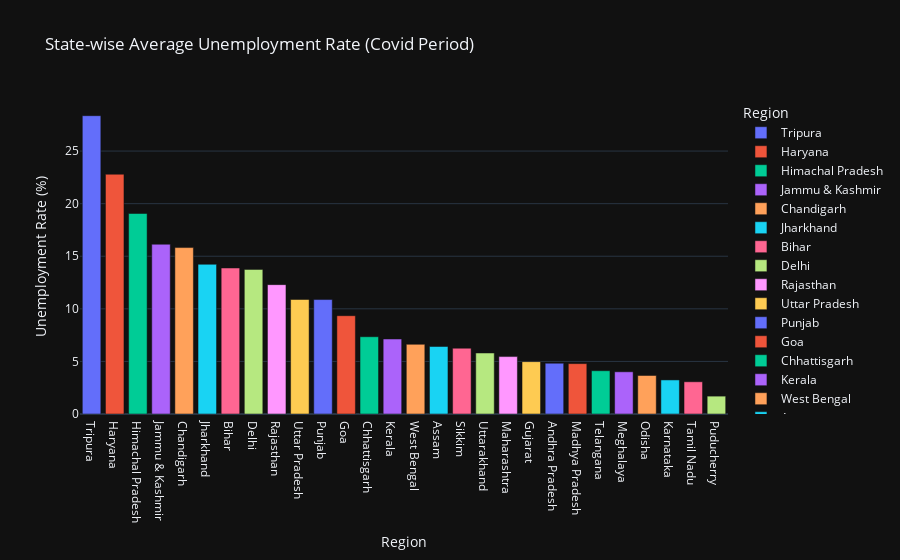

Notebook code cell kept with this figure:
### Code cell
# Plot the state-wise average unemployment rate
fig = px.bar(state_avg_unemployment_c, x='Region', y='EstimatedUnemploymentRate(%)',
             title='State-wise Average Unemployment Rate (Covid Period)',color='Region',
             labels={'EstimatedUnemploymentRate(%)': 'Unemployment Rate (%)'},
             template='plotly_dark')

fig.show()

# Throughout the entire COVID-19 time period, Tripura experienced a high unemployment rate.

### Figure 1 — Plotly figure (JSON) as saved in the notebook; plotly's stock layout.template omitted (floating-point values rounded to 4 significant figures)
{"data": [{"alignmentgroup": "True", "hovertemplate": "Region=%{x}<br>Unemployment Rate (%)=%{y}<extra></extra>", "legendgroup": "Tripura", "marker": {"color": "#636efa", "pattern": {"shape": ""}}, "name": "Tripura", "offsetgroup": "Tripura", "orientation": "v", "showlegend": true, "textposition": "auto", "type": "bar", "x": ["Tripura"], "xaxis": "x", "y": [28.36], "yaxis": "y"}, {"alignmentgroup": "True", "hovertemplate": "Region=%{x}<br>Unemployment Rate (%)=%{y}<extra></extra>", "legendgroup": "Haryana", "marker": {"color": "#EF553B", "pattern": {"shape": ""}}, "name": "Haryana", "offsetgroup": "Haryana", "orientation": "v", "showlegend": true, "textposition": "auto", "type": "bar", "x": ["Haryana"], "xaxis": "x", "y": [22.8], "yaxis": "y"}, {"alignmentgroup": "True", "hovertemplate": "Region=%{x}<br>Unemployment Rate (%)=%{y}<extra></extra>", "legendgroup": "Himachal Pradesh", "marker": {"color": "#00cc96", "pattern": {"shape": ""}}, "name": "Himachal Pradesh", "offsetgroup": "Himachal Pradesh", "orientation": "v", "showlegend": true, "textposition": "auto", "type": "bar", "x": ["Himachal Pradesh"], "xaxis": "x", "y": [19.06], "yaxis": "y"}, {"alignmentgroup": "True", "hovertemplate": "Region=%{x}<br>Unemployment Rate (%)=%{y}<extra></extra>", "legendgroup": "Jammu & Kashmir", "marker": {"color": "#ab63fa", "pattern": {"shape": ""}}, "name": "Jammu & Kashmir", "offsetgroup": "Jammu & Kashmir", "orientation": "v", "showlegend": true, "textposition": "auto", "type": "bar", "x": ["Jammu & Kashmir"], "xaxis": "x", "y": [16.14], "yaxis": "y"}, {"alignmentgroup": "True", "hovertemplate": "Region=%{x}<br>Unemployment Rate (%)=%{y}<extra></extra>", "legendgroup": "Chandigarh", "marker": {"color": "#FFA15A", "pattern": {"shape": ""}}, "name": "Chandigarh", "offsetgroup": "Chandigarh", "orientation": "v", "showlegend": true, "textposition": "auto", "type": "bar", "x": ["Chandigarh"], "xaxis": "x", "y": [15.82], "yaxis": "y"}, {"alignmentgroup": "True", "hovertemplate": "Region=%{x}<br>Unemployment Rate (%)=%{y}<extra></extra>", "legendgroup": "Jharkhand", "marker": {"color": "#19d3f3", "pattern": {"shape": ""}}, "name": "Jharkhand", "offsetgroup": "Jharkhand", "orientation": "v", "showlegend": true, "textposition": "auto", "type": "bar", "x": ["Jharkhand"], "xaxis": "x", "y": [14.23], "yaxis": "y"}, {"alignmentgroup": "True", "hovertemplate": "Region=%{x}<br>Unemployment Rate (%)=%{y}<extra></extra>", "legendgroup": "Bihar", "marker": {"color": "#FF6692", "pattern": {"shape": ""}}, "name": "Bihar", "offsetgroup": "Bihar", "orientation": "v", "showlegend": true, "textposition": "auto", "type": "bar", "x": ["Bihar"], "xaxis": "x", "y": [13.88], "yaxis": "y"}, {"alignmentgroup": "True", "hovertemplate": "Region=%{x}<br>Unemployment Rate (%)=%{y}<extra></extra>", "legendgroup": "Delhi", "marker": {"color": "#B6E880", "pattern": {"shape": ""}}, "name": "Delhi", "offsetgroup": "Delhi", "orientation": "v", "showlegend": true, "textposition": "auto", "type": "bar", "x": ["Delhi"], "xaxis": "x", "y": [13.75], "yaxis": "y"}, {"alignmentgroup": "True", "hovertemplate": "Region=%{x}<br>Unemployment Rate (%)=%{y}<extra></extra>", "legendgroup": "Rajasthan", "marker": {"color": "#FF97FF", "pattern": {"shape": ""}}, "name": "Rajasthan", "offsetgroup": "Rajasthan", "orientation": "v", "showlegend": true, "textposition": "auto", "type": "bar", "x": ["Rajasthan"], "xaxis": "x", "y": [12.3], "yaxis": "y"}, {"alignmentgroup": "True", "hovertemplate": "Region=%{x}<br>Unemployment Rate (%)=%{y}<extra></extra>", "legendgroup": "Uttar Pradesh", "marker": {"color": "#FECB52", "pattern": {"shape": ""}}, "name": "Uttar Pradesh", "offsetgroup": "Uttar Pradesh", "orientation": "v", "showlegend": true, "textposition": "auto", "type": "bar", "x": ["Uttar Pradesh"], "xaxis": "x", "y": [10.89], "yaxis": "y"}, {"alignmentgroup": "True", "hovertemplate": "Region=%{x}<br>Unemployment Rate (%)=%{y}<extra></extra>", "legendgroup": "Punjab", "marker": {"color": "#636efa", "pattern": {"shape": ""}}, "name": "Punjab", "offsetgroup": "Punjab", "orientation": "v", "showlegend": true, "textposition": "auto", "type": "bar", "x": ["Punjab"], "xaxis": "x", "y": [10.88], "yaxis": "y"}, {"alignmentgroup": "True", "hovertemplate": "Region=%{x}<br>Unemployment Rate (%)=%{y}<extra></extra>", "legendgroup": "Goa", "marker": {"color": "#EF553B", "pattern": {"shape": ""}}, "name": "Goa", "offsetgroup": "Goa", "orientation": "v", "showlegend": true, "textposition": "auto", "type": "bar", "x": ["Goa"], "xaxis": "x", "y": [9.346], "yaxis": "y"}, {"alignmentgroup": "True", "hovertemplate": "Region=%{x}<br>Unemployment Rate (%)=%{y}<extra></extra>", "legendgroup": "Chhattisgarh", "marker": {"color": "#00cc96", "pattern": {"shape": ""}}, "name": "Chhattisgarh", "offsetgroup": "Chhattisgarh", "orientation": "v", "showlegend": true, "textposition": "auto", "type": "bar", "x": ["Chhattisgarh"], "xaxis": "x", "y": [7.347], "yaxis": "y"}, {"alignmentgroup": "True", "hovertemplate": "Region=%{x}<br>Unemployment Rate (%)=%{y}<extra></extra>", "legendgroup": "Kerala", "marker": {"color": "#ab63fa", "pattern": {"shape": ""}}, "name": "Kerala", "offsetgroup": "Kerala", "orientation": "v", "showlegend": true, "textposition": "auto", "type": "bar", "x": ["Kerala"], "xaxis": "x", "y": [7.131], "yaxis": "y"}, {"alignmentgroup": "True", "hovertemplate": "Region=%{x}<br>Unemployment Rate (%)=%{y}<extra></extra>", "legendgroup": "West Bengal", "marker": {"color": "#FFA15A", "pattern": {"shape": ""}}, "name": "West Bengal", "offsetgroup": "West Bengal", "orientation": "v", "showlegend": true, "textposition": "auto", "type": "bar", "x": ["West Bengal"], "xaxis": "x", "y": [6.626], "yaxis": "y"}, {"alignmentgroup": "True", "hovertemplate": "Region=%{x}<br>Unemployment Rate (%)=%{y}<extra></extra>", "legendgroup": "Assam", "marker": {"color": "#19d3f3", "pattern": {"shape": ""}}, "name": "Assam", "offsetgroup": "Assam", "orientation": "v", "showlegend": true, "textposition": "auto", "type": "bar", "x": ["Assam"], "xaxis": "x", "y": [6.421], "yaxis": "y"}, {"alignmentgroup": "True", "hovertemplate": "Region=%{x}<br>Unemployment Rate (%)=%{y}<extra></extra>", "legendgroup": "Sikkim", "marker": {"color": "#FF6692", "pattern": {"shape": ""}}, "name": "Sikkim", "offsetgroup": "Sikkim", "orientation": "v", "showlegend": true, "textposition": "auto", "type": "bar", "x": ["Sikkim"], "xaxis": "x", "y": [6.257], "yaxis": "y"}, {"alignmentgroup": "True", "hovertemplate": "Region=%{x}<br>Unemployment Rate (%)=%{y}<extra></extra>", "legendgroup": "Uttarakhand", "marker": {"color": "#B6E880", "pattern": {"shape": ""}}, "name": "Uttarakhand", "offsetgroup": "Uttarakhand", "orientation": "v", "showlegend": true, "textposition": "auto", "type": "bar", "x": ["Uttarakhand"], "xaxis": "x", "y": [5.801], "yaxis": "y"}, {"alignmentgroup": "True", "hovertemplate": "Region=%{x}<br>Unemployment Rate (%)=%{y}<extra></extra>", "legendgroup": "Maharashtra", "marker": {"color": "#FF97FF", "pattern": {"shape": ""}}, "name": "Maharashtra", "offsetgroup": "Maharashtra", "orientation": "v", "showlegend": true, "textposition": "auto", "type": "bar", "x": ["Maharashtra"], "xaxis": "x", "y": [5.459], "yaxis": "y"}, {"alignmentgroup": "True", "hovertemplate": "Region=%{x}<br>Unemployment Rate (%)=%{y}<extra></extra>", "legendgroup": "Gujarat", "marker": {"color": "#FECB52", "pattern": {"shape": ""}}, "name": "Gujarat", "offsetgroup": "Gujarat", "orientation": "v", "showlegend": true, "textposition": "auto", "type": "bar", "x": ["Gujarat"], "xaxis": "x", "y": [4.979], "yaxis": "y"}, {"alignmentgroup": "True", "hovertemplate": "Region=%{x}<br>Unemployment Rate (%)=%{y}<extra></extra>", "legendgroup": "Andhra Pradesh", "marker": {"color": "#636efa", "pattern": {"shape": ""}}, "name": "Andhra Pradesh", "offsetgroup": "Andhra Pradesh", "orientation": "v", "showlegend": true, "textposition": "auto", "type": "bar", "x": ["Andhra Pradesh"], "xaxis": "x", "y": [4.827], "yaxis": "y"}, {"alignmentgroup": "True", "hovertemplate": "Region=%{x}<br>Unemployment Rate (%)=%{y}<extra></extra>", "legendgroup": "Madhya Pradesh", "marker": {"color": "#EF553B", "pattern": {"shape": ""}}, "name": "Madhya Pradesh", "offsetgroup": "Madhya Pradesh", "orientation": "v", "showlegend": true, "textposition": "auto", "type": "bar", "x": ["Madhya Pradesh"], "xaxis": "x", "y": [4.788], "yaxis": "y"}, {"alignmentgroup": "True", "hovertemplate": "Region=%{x}<br>Unemployment Rate (%)=%{y}<extra></extra>", "legendgroup": "Telangana", "marker": {"color": "#00cc96", "pattern": {"shape": ""}}, "name": "Telangana", "offsetgroup": "Telangana", "orientation": "v", "showlegend": true, "textposition": "auto", "type": "bar", "x": ["Telangana"], "xaxis": "x", "y": [4.116], "yaxis": "y"}, {"alignmentgroup": "True", "hovertemplate": "Region=%{x}<br>Unemployment Rate (%)=%{y}<extra></extra>", "legendgroup": "Meghalaya", "marker": {"color": "#ab63fa", "pattern": {"shape": ""}}, "name": "Meghalaya", "offsetgroup": "Meghalaya", "orientation": "v", "showlegend": true, "textposition": "auto", "type": "bar", "x": ["Meghalaya"], "xaxis": "x", "y": [4.012], "yaxis": "y"}, {"alignmentgroup": "True", "hovertemplate": "Region=%{x}<br>Unemployment Rate (%)=%{y}<extra></extra>", "legendgroup": "Odisha", "marker": {"color": "#FFA15A", "pattern": {"shape": ""}}, "name": "Odisha", "offsetgroup": "Odisha", "orientation": "v", "showlegend": true, "textposition": "auto", "type": "bar", "x": ["Odisha"], "xaxis": "x", "y": [3.661], "yaxis": "y"}, {"alignmentgroup": "True", "hovertemplate": "Region=%{x}<br>Unemployment Rate (%)=%{y}<extra></extra>", "legendgroup": "Karnataka", "marker": {"color": "#19d3f3", "pattern": {"shape": ""}}, "name": "Karnataka", "offsetgroup": "Karnataka", "orientation": "v", "showlegend": true, "textposition": "auto", "type": "bar", "x": ["Karnataka"], "xaxis": "x", "y": [3.239], "yaxis": "y"}, {"alignmentgroup": "True", "hovertemplate": "Region=%{x}<br>Unemployment Rate (%)=%{y}<extra></extra>", "legendgroup": "Tamil Nadu", "marker": {"color": "#FF6692", "pattern": {"shape": ""}}, "name": "Tamil Nadu", "offsetgroup": "Tamil Nadu", "orientation": "v", "showlegend": true, "textposition": "auto", "type": "bar", "x": ["Tamil Nadu"], "xaxis": "x", "y": [3.064], "yaxis": "y"}, {"alignmentgroup": "True", "hovertemplate": "Region=%{x}<br>Unemployment Rate (%)=%{y}<extra></extra>", "legendgroup": "Puducherry", "marker": {"color": "#B6E880", "pattern": {"shape": ""}}, "name": "Puducherry", "offsetgroup": "Puducherry", "orientation": "v", "showlegend": true, "textposition": "auto", "type": "bar", "x": ["Puducherry"], "xaxis": "x", "y": [1.699], "yaxis": "y"}], "layout": {"barmode": "relative", "legend": {"title": {"text": "Region"}, "tracegroupgap": 0}, "title": {"text": "State-wise Average Unemployment Rate (Covid Period)"}, "xaxis": {"anchor": "y", "categoryarray": ["Tripura", "Haryana", "Himachal Pradesh", "Jammu & Kashmir", "Chandigarh", "Jharkhand", "Bihar", "Delhi", "Rajasthan", "Uttar Pradesh", "Punjab", "Goa", "Chhattisgarh", "Kerala", "West Bengal", "Assam", "Sikkim", "Uttarakhand", "Maharashtra", "Gujarat", "Andhra Pradesh", "Madhya Pradesh", "Telangana", "Meghalaya", "Odisha", "Karnataka", "Tamil Nadu", "Puducherry"], "categoryorder": "array", "domain": [0, 1], "title": {"text": "Region"}}, "yaxis": {"anchor": "x", "domain": [0, 1], "title": {"text": "Unemployment Rate (%)"}}}}
